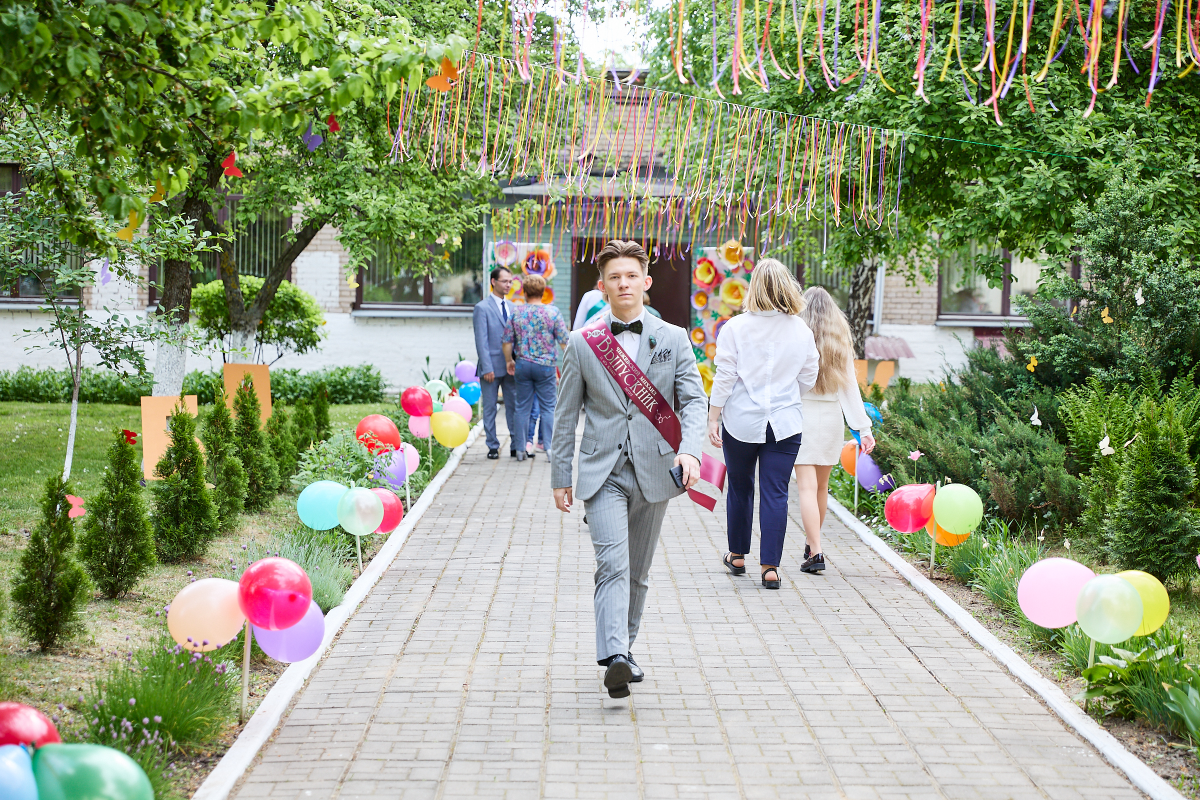
#> input picture Lab 3/Source/uploads/img_0008.jpg, 2400 x 1600 px (shown at 1/2 size)
$ python -i main.py   (imports and definitions only)
#> lines starting #> are read from the running program, lines starting #| are printed output that depends on the picture
from flask import Flask, render_template, request, redirect, url_for
import os
import cv2
import numpy as np

# [1 line not run here, left out]
# [1 line that did not run here, left out]
# [1 line that did not run here, left out]

# Утилиты
def load_image(path):
    """Загрузка изображения с диска."""
    return cv2.imread(path)

def save_image(image, path):
    """Сохранение изображения на диск."""
    cv2.imwrite(path, image)

# Методы обработки изображений
def equalize_hist_rgb(image):
    """Эквализация гистограммы для каждого канала RGB."""
    channels = cv2.split(image)
    eq_channels = [cv2.equalizeHist(ch) for ch in channels]
    return cv2.merge(eq_channels)

# [12 lines left out: functions equalize_hist_hsv, linear_contrast, not called in this run]

# Низкочастотные фильтры
def gaussian_blur(image, kernel_size=5):
    return cv2.GaussianBlur(image, (kernel_size, kernel_size), 0)

def average_blur(image, kernel_size=5):
    return cv2.blur(image, (kernel_size, kernel_size))

def median_blur(image, kernel_size=5):
    return cv2.medianBlur(image, kernel_size)

# Маршруты приложения
# [3 lines that did not run here, left out]

# [45 lines that did not run here, left out]

# [5 lines not run here, left out]

>>> import cv2
>>> picture = cv2.imread('uploads/img_0008.jpg')
#> picture is the input picture: shape (1600, 2400, 3); mean B, G, R 125.7, 154.7, 145.1
>>> result = equalize_hist_rgb(picture)
#> in equalize_hist_rgb, `eq_channels = [cv2.equalizeHist(ch) for ch in channels]`: eq_channels = 3 items
#> in equalize_hist_rgb, `return cv2.merge(eq_channels)`:
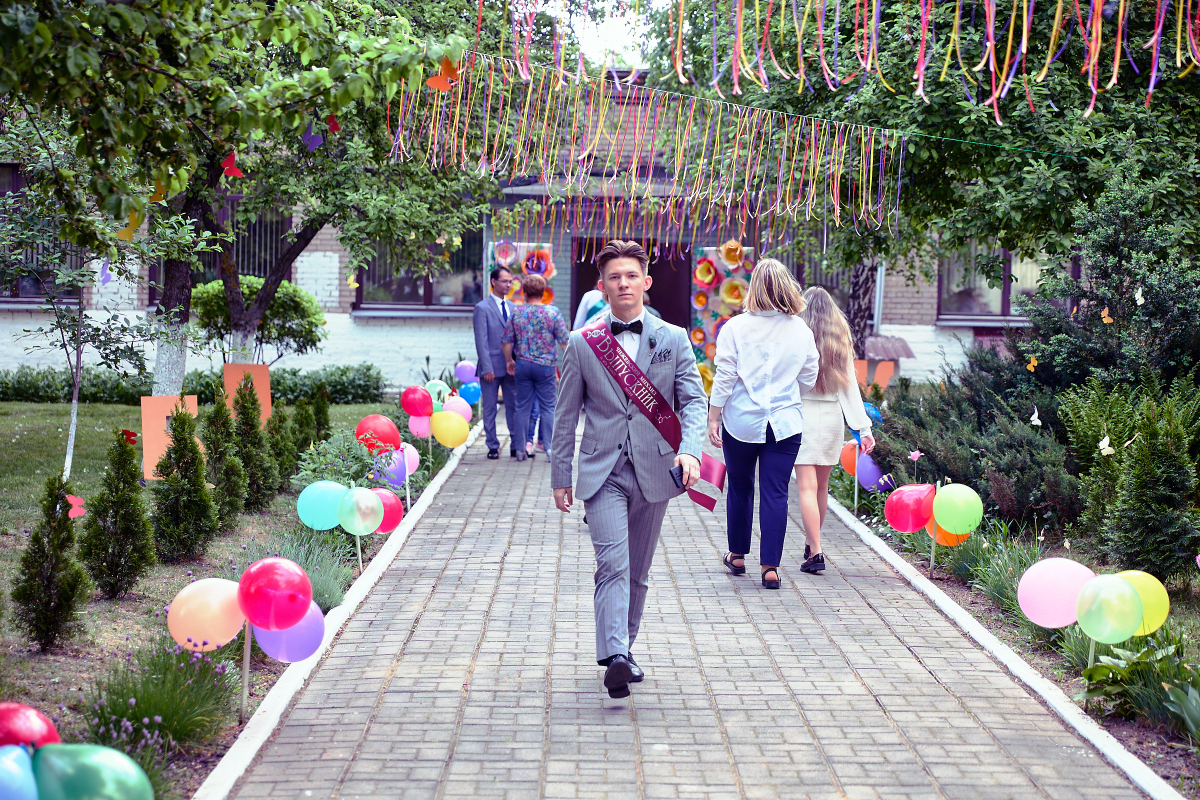
#> returned value: shape (1600, 2400, 3) (shown at 1/2 size); mean of channels 0, 1, 2 123.6, 128, 127.8; drawn as B, G, R
